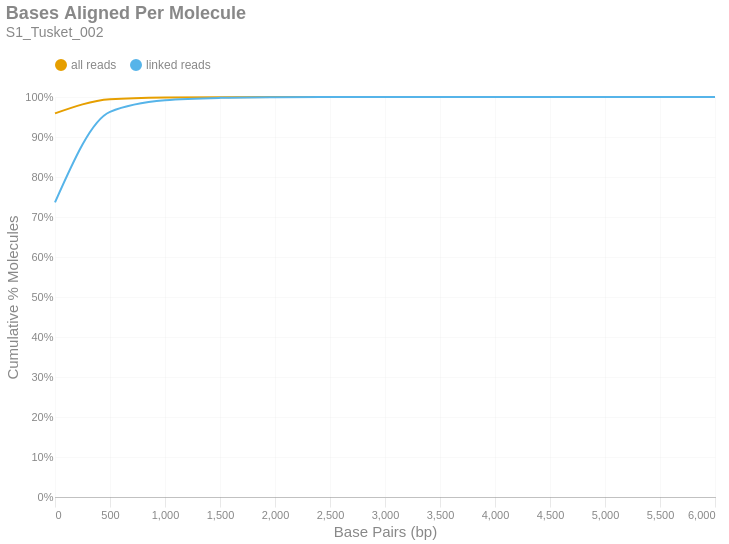

Here is the notebook cell this chart was saved with:
### Markdown cell above
### Bases Aligned Per Molecule
This is a cumulative frequency distribution showing the number of base pairs aligned per unique molecule. These data are shown in 500 bp bins. There are two distributions: one with `all reads` (yellow) and another with only `linked reads` (blue). The percent of molecules in the `linked reads` distribution is relative to the total number of linked molecules.

### Code cell
if SKIPLR:
    print_html(f"Skipped")
else:
    binned_df = consolidated_hist(valids['aligned_bp'], mask, 500, True)
    with SafeRender(binned_df):
        (
            density_plot(binned_df, 'Bases Aligned Per Molecule', samplename, 'basesper')
            .encode(
                x=alt.X('bin:Q', title="Base Pairs (bp)").axis(tickMinStep=500).scale(padding=0),
                y=alt.Y('value:Q', title='Cumulative % Molecules')
                    .axis(format='%')
                    .scale(domain = [0,1])
                    .stack(False),
                color=alt.Color("key:N").scale(domain = ["all reads", "linked reads"]),
                tooltip = [
                    alt.Tooltip("key:N", title = "Data Type"),
                    alt.Tooltip("range_label:N", title="Bases Aligned Per Molecule"),
                    alt.Tooltip("value:Q", format = ".2%", title="% Molecules (Cum.)")
                ]
            )
        ).display()

### Figure 1 — Vega-Lite specification as saved in the notebook (floating-point values rounded to 4 significant figures)
{"width": "container", "height": 400, "config": {"title": {"anchor": "start", "dy": -15, "fontSize": 18, "color": "#888888", "subtitleColor": "#888888", "subtitleFontSize": 14}, "arc": {"fill": "#0072B2"}, "axis": {"domainColor": "#888888", "domainWidth": 0.5, "gridWidth": 0.2, "grid": false, "titleFontWeight": 400, "titleFontSize": 15, "labelFontSize": 11, "labelColor": "#888888", "tickColor": "#888888", "tickWidth": 0.2, "titleColor": "#888888"}, "axisBand": {"grid": false}, "axisX": {"grid": true, "tickSize": 10, "domainCap": "round"}, "axisY": {"domain": false, "grid": true, "tickSize": 0, "domainCap": "round"}, "background": "transparent", "header": {"labelFontSize": 15, "labelColor": "#888888", "titleFontSize": 15, "titleFontWeight": 600, "titleColor": "#888888"}, "legend": {"labelFont": "sans-serif", "labelFontSize": 12, "labelColor": "#888888", "symbolSize": 100, "symbolType": "circle", "titleFontSize": 12, "titlePadding": 10, "titleColor": "#888888", "title": null, "orient": "top"}, "range": {"category": ["#E69F00", "#56B4E9", "#009E73", "#F0E442", "#0072B2", "#D55E00", "#CC79A7", "#000000"], "diverging": ["#cfe8f3", "#a2d4ec", "#73bfe2", "#46abdb", "#1696d2", "#12719e"]}, "area": {"fill": "#0072B2", "fillOpacity": 0.7, "line": true, "strokeOpacity": 0.7}, "line": {"color": "#0072B2", "stroke": "#0072B2", "strokeWidth": 2}, "trail": {"color": "#0072B2", "stroke": "#0072B2", "strokeWidth": 0, "size": 1}, "point": {"filled": true, "fillOpacity": 1.0, "size": 95}, "text": {"color": "#888888", "fontSize": 11, "align": "right", "fontWeight": 400, "size": 11}, "bar": {"fill": "#0072B2", "stroke": null}, "view": {"stroke": null, "continuousWidth": 660, "continuousHeight": 400}}, "data": {"name": "data-3df31af43cb7b66a1f390f85e0ba5d66"}, "mark": {"type": "line", "interpolate": "monotone", "point": {"opacity": 0, "size": 275}}, "encoding": {"color": {"field": "key", "scale": {"domain": ["all reads", "linked reads"]}, "type": "nominal"}, "tooltip": [{"field": "key", "title": "Data Type", "type": "nominal"}, {"field": "range_label", "title": "Bases Aligned Per Molecule", "type": "nominal"}, {"field": "value", "format": ".2%", "title": "% Molecules (Cum.)", "type": "quantitative"}], "x": {"axis": {"tickMinStep": 500}, "field": "bin", "scale": {"padding": 0}, "title": "Base Pairs (bp)", "type": "quantitative"}, "y": {"axis": {"format": "%"}, "field": "value", "scale": {"domain": [0, 1]}, "stack": false, "title": "Cumulative % Molecules", "type": "quantitative"}}, "params": [{"name": "param_c36ac31b6afebe62", "select": {"type": "point", "fields": ["key"]}, "bind": "legend"}], "title": {"text": "Bases Aligned Per Molecule", "subtitle": "S1_Tusket_002"}, "transform": [{"fold": ["all reads (cumsum)", "linked reads (cumsum)"]}, {"calculate": "replace(datum.key, ' (cumsum)', '')", "as": "key"}, {"filter": {"param": "param_c36ac31b6afebe62"}}], "usermeta": {"embedOptions": {"downloadFileName": "S1_Tusket_002.basesper"}}, "$schema": "https://vega.github.io/schema/vega-lite/v6.1.0.json", "datasets": {"data-3df31af43cb7b66a1f390f85e0ba5d66": [{"bin": "0.0", "interval": "0.0-500.0", "all reads": 0.9591, "linked reads": 0.7366, "all reads (cumsum)": 0.9591, "linked reads (cumsum)": 0.7366, "range_label": "0-499"}, {"bin": "500.0", "interval": "500.0-1000.0", "all reads": 0.03527, "linked reads": 0.2264, "all reads (cumsum)": 0.9943, "linked reads (cumsum)": 0.963, "range_label": "500-999"}, {"bin": "1000.0", "interval": "1000.0-1500.0", "all reads": 0.004433, "linked reads": 0.02893, "all reads (cumsum)": 0.9988, "linked reads (cumsum)": 0.9919, "range_label": "1000-1499"}, {"bin": "1500.0", "interval": "1500.0-2000.0", "all reads": 0.0009008, "linked reads": 0.005902, "all reads (cumsum)": 0.9997, "linked reads (cumsum)": 0.9978, "range_label": "1500-1999"}, {"bin": "2000.0", "interval": "2000.0-2500.0", "all reads": 0.0002302, "linked reads": 0.001509, "all reads (cumsum)": 0.9999, "linked reads (cumsum)": 0.9993, "range_label": "2000-2499"}, {"bin": "2500.0", "interval": "2500.0-3000.0", "all reads": 6.817e-05, "linked reads": 0.0004468, "all reads (cumsum)": 1.0, "linked reads (cumsum)": 0.9998, "range_label": "2500-2999"}, {"bin": "3000.0", "interval": "3000.0-3500.0", "all reads": 1.91e-05, "linked reads": 0.0001252, "all reads (cumsum)": 1.0, "linked reads (cumsum)": 0.9999, "range_label": "3000-3499"}, {"bin": "3500.0", "interval": "3500.0-4000.0", "all reads": 7.678e-06, "linked reads": 5.033e-05, "all reads (cumsum)": 1.0, "linked reads (cumsum)": 1.0, "range_label": "3500-3999"}, {"bin": "4000.0", "interval": "4000.0-4500.0", "all reads": 2.996e-06, "linked reads": 1.964e-05, "all reads (cumsum)": 1.0, "linked reads (cumsum)": 1.0, "range_label": "4000-4499"}, {"bin": "4500.0", "interval": "4500.0-5000.0", "all reads": 7.491e-07, "linked reads": 4.91e-06, "all reads (cumsum)": 1.0, "linked reads (cumsum)": 1.0, "range_label": "4500-4999"}, {"bin": "5000.0", "interval": "5000.0-5500.0", "all reads": 0.0, "linked reads": 0.0, "all reads (cumsum)": 1.0, "linked reads (cumsum)": 1.0, "range_label": "5000-5499"}, {"bin": "5500.0", "interval": "5500.0-6000.0", "all reads": 1.873e-07, "linked reads": 1.227e-06, "all reads (cumsum)": 1.0, "linked reads (cumsum)": 1.0, "range_label": "5500-5999"}, {"bin": "6000.0", "interval": "6000.0-6500.0", "all reads": 3.745e-07, "linked reads": 2.455e-06, "all reads (cumsum)": 1.0, "linked reads (cumsum)": 1.0, "range_label": "6000-6499"}]}}
